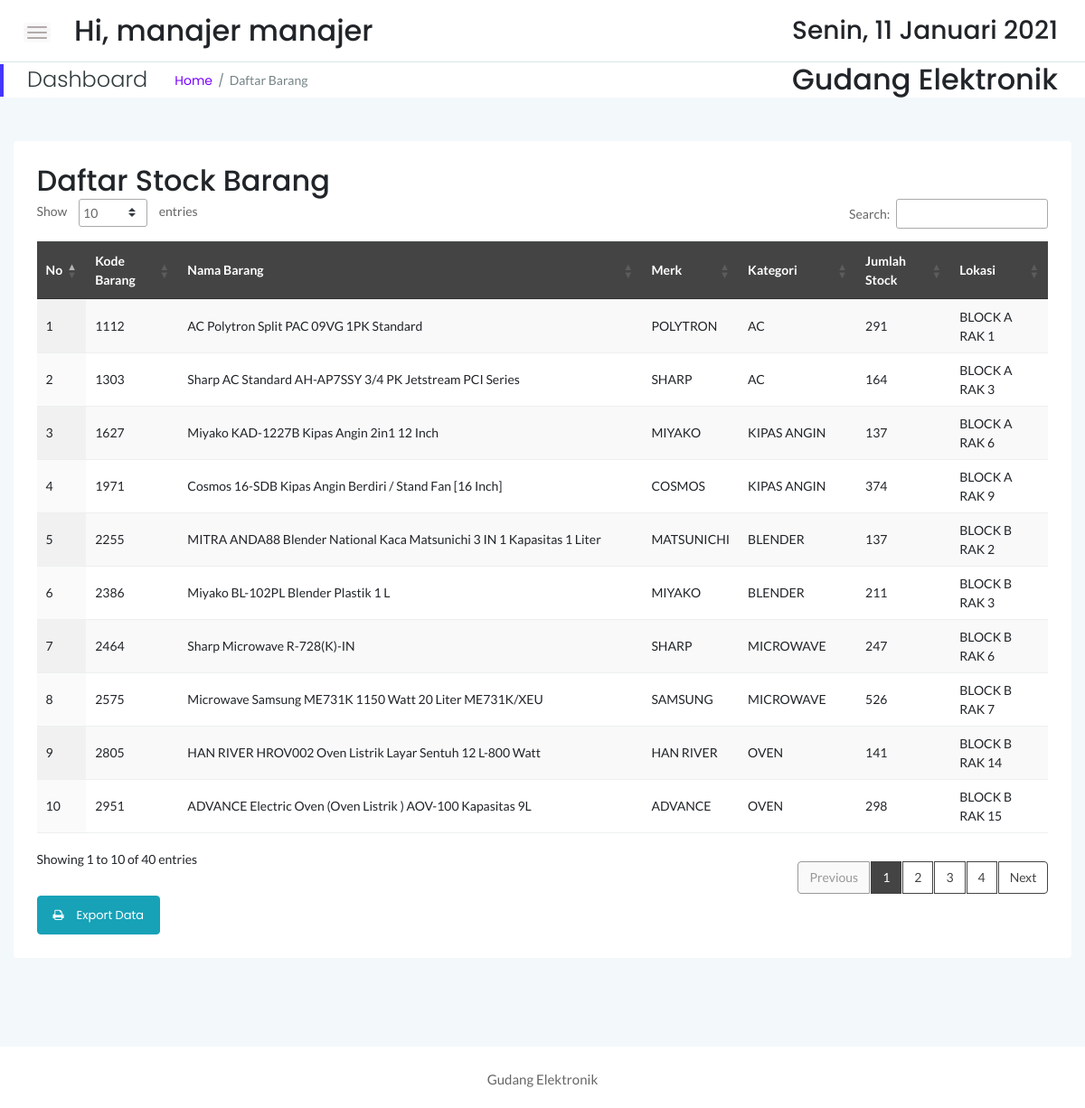
Page /manajer/stock.php (signed in) on the committed database.
### tables this page shows
CREATE TABLE `stok_barang` (
  `kode_barang` int(11) NOT NULL,
  `nama_barang` varchar(100) DEFAULT NULL,
  `merk_barang` varchar(100) DEFAULT NULL,
  `id_kategori` int(10) DEFAULT NULL,
  `jumlah_stok` int(11) DEFAULT NULL,
  `id_lokasi` int(10) DEFAULT NULL,
  `image` varchar(100) NOT NULL
);

CREATE TABLE `detail_kategori` (
  `id_kategori` int(10) UNSIGNED NOT NULL,
  `content` varchar(50) DEFAULT NULL
);

CREATE TABLE `detail_lokasi` (
  `id_lokasi` int(10) UNSIGNED NOT NULL,
  `id_kategori` int(10) UNSIGNED NOT NULL,
  `keterangan_lokasi` varchar(50) DEFAULT NULL
);

### conn.php (called while the page is built, shortened)
<?php
function connection() {
   $dbServer = 'localhost';
   $dbUser = 'root';
   $dbPass = '';
   $dbName = "gudang";
   $conn = mysqli_connect($dbServer, $dbUser, $dbPass);
   mysqli_select_db($conn,$dbName);
   return $conn;
}

### manajer/stock.php (the view, shortened to what this page needs)
<!doctype html>
<html class="no-js" lang="en">
<?php
    include '../conn.php';
	?>
<head>
    <link rel="stylesheet" href="../assets/css/bootstrap.min.css">
    <link rel="stylesheet" href="../assets/css/font-awesome.min.css">
    <link rel="stylesheet" href="../assets/css/themify-icons.css">
    <link rel="stylesheet" href="../assets/css/metisMenu.css">
    <link rel="stylesheet" href="../assets/css/owl.carousel.min.css">
    <link rel="stylesheet" href="../assets/css/slicknav.min.css">
    <link rel="stylesheet" href="https://www.amcharts.com/lib/3/plugins/export/export.css" type="text/css" media="all" />
	<link rel="stylesheet" type="text/css" href="https://cdn.datatables.net/1.10.19/css/jquery.dataTables.min.css">
    <link rel="stylesheet" type="text/css" href="https://cdn.datatables.net/1.10.19/css/jquery.dataTables.css">
    <link rel="stylesheet" type="text/css" href="https://cdn.datatables.net/1.10.18/css/dataTables.bootstrap4.min.css">
    <link rel="stylesheet" type="text/css" href="https://cdn.datatables.net/responsive/2.2.3/css/responsive.bootstrap.min.css">
    <link rel="stylesheet" type="text/css" href="https://cdn.datatables.net/responsive/2.2.3/css/responsive.jqueryui.min.css">
	<link rel="stylesheet" type="text/css" href="https://cdn.datatables.net/buttons/1.5.2/css/buttons.dataTables.min.css">
    <link rel="stylesheet" href="../assets/css/typography.css">
    <link rel="stylesheet" href="../assets/css/default-css.css">
    <link rel="stylesheet" href="../assets/css/styles.css">
    <link rel="stylesheet" href="../assets/css/responsive.css">
</head>
<body>
    <div class="page-container">
        <div class="main-content">
            <div class="header-area">
                <div class="row align-items-center">
                    <div class="col-md-6 col-sm-8 clearfix">
                        <div class="nav-btn pull-left">
                            <span></span>
                            <span></span>
                            <span></span>
                        </div>
                        <div class="search-box pull-left">
                            <form action="#">
                                <h2>Hi, <?=$_SESSION['role'];?> <?=$_SESSION['username'];?></h2>
                            </form>
                        </div>
                    </div>
                    <div class="col-md-6 col-sm-4 clearfix">
                        <ul class="notification-area pull-right">
                            <li><h3><div class="date">
						</b></div></h3>
						</li>
                        </ul>
                    </div>
                </div>
            </div>
            <div class="page-title-area">
                <div class="row align-items-center">
                    <div class="col-sm-6">
                        <div class="breadcrumbs-area clearfix">
                            <h4 class="page-title pull-left">Dashboard</h4>
                            <ul class="breadcrumbs pull-left">
                                <li><a href="index.php">Home</a></li>
                                <li><span>Daftar Barang</span></li>
                            </ul>
                        </div>
                    </div>
                    <div class="col-sm-6 clearfix">
                        <h2 style="text-align : right">Gudang Elektronik</h2>
                    </div>
                </div>
            </div>
            <div class="main-content-inner">
                <div class="row mt-5 mb-5">
                    <div class="col-12">
                        <div class="card">
                            <div class="card-body">
                                <div class="d-sm-flex justify-content-between align-items-center">
									<h2>Daftar Stock Barang</h2>
								</div>
                                    <div class="data-tables datatable-dark">
										 <table id="dataTable3" class="display" style="width:100%"><thead class="thead-dark">
											<tr>
                                                <th>No</th>
                                                <th>Kode Barang</th>
												<th>Nama Barang</th>
                                                <th>Merk</th>
												<th>Kategori</th>
												<th>Jumlah Stock</th>
                                                <th>Lokasi</th>
											</tr></thead><tbody>
											<?php
                                                $sql = "SELECT * FROM stok_barang";
                                                $result = connection()->query($sql);
                                                $no=1;
                                                if ($result->num_rows > 0) {
                                                    while($row = $result->fetch_assoc()) {
                                            ?>
												<tr>
                                                    <td><?php echo $no++ ?></td>
                                                    <td><?php echo $row['kode_barang']?></td>
                                                    <td><?php echo $row['nama_barang']?></td>
                                                    <td><?php echo $row['merk_barang']?></td>
                                                    <td><?php echo mysqli_fetch_array(mysqli_query(connection(),"select content from detail_kategori where id_kategori=".$row['id_kategori']))[0] ?></td>
                                                    <td><?php echo $row['jumlah_stok']?></td>
                                                    <td><?php echo mysqli_fetch_array(mysqli_query(connection(),"select keterangan_lokasi from detail_lokasi where id_lokasi=".$row['id_lokasi']))[0] ?></td>
                                                </tr>
                                            <?php
                                                }
                                                }
                                                else {
                                                    echo "0 results";
                                                }
                                            ?>
										</tbody>
										</table>
                                    </div>
									<a href="exportstkbhn.php" target="_blank" class="btn btn-info"><i class="fa fa-print"></i>&nbsp &nbsp Export Data</a>
                                </div>
                            </div>
                        </div>
                    </div>
                </div>
            </div>
        </div>
        <footer>
            <div class="footer-area">
                <p>Gudang Elektronik</p>
            </div>
        </footer>
</body>
</html>

### assets/css/styles.css (style rules this page uses)
.page-container { width: 100%; height: 100%; min-height: 100vh; padding-left: 280px; -webkit-transition: padding-left 0.3s ease 0s; transition: padding-left 0.3s ease 0s; }
.card { border: none; border-radius: 4px; background-color: #fff; -webkit-transition: all 0.3s ease 0s; transition: all 0.3s ease 0s; }
.card-body { padding: 25.6px; padding: 1.6rem; }
.main-content { width: 100%; background: #F3F8FB; }
.main-content-inner { padding: 0 30px 50px; }
.header-area { padding: 15px 30px; background: #fff; border-bottom: 1px solid #d8e3e7; }
.nav-btn { margin-right: 30px; margin-top: 10px; cursor: pointer; }
.nav-btn span { display: block; width: 22px; height: 2px; background: #b3aaaa; margin: 4px 0; border-radius: 15px; -webkit-transition: all 0.3s ease 0s; transition: all 0.3s ease 0s; box-shadow: 0 0 0 4px rgba(99, 96, 96, 0.03); }
.search-box form { position: relative; }
.notification-area { -webkit-user-select: none; -moz-user-select: none; -ms-user-select: none; user-select: none; position: relative; z-index: 1; }
.notification-area li { display: inline-block; margin-left: 20px; cursor: pointer; -webkit-user-select: none; -moz-user-select: none; -ms-user-select: none; user-select: none; }
.page-title-area { padding: 0 30px; background: #fff; position: relative; }
.page-title-area:before { content: ''; position: absolute; left: 0; top: 50%; width: 4px; height: 36px; background: var(--primary-color); -webkit-transform: translateY(-50%); transform: translateY(-50%); }
.page-title { font-size: 24px; font-weight: 300; color: #313b3d; letter-spacing: 0; margin-right: 30px; }
ul.breadcrumbs { margin-top: 4px; }
.breadcrumbs li { display: inline-block; }
.breadcrumbs li a, .breadcrumbs li span { display: block; font-size: 14px; font-weight: 400; color: #7801ff; letter-spacing: 0; margin-right: 16px; position: relative; }
.breadcrumbs li a:before { content: '/'; color: #768387; position: absolute; right: -13px; top: 0; }
.breadcrumbs li span { margin-right: 0; color: #768387; text-transform: capitalize; }
.footer-area { text-align: center; padding: 23px 0 19px; background: #fff; }
.footer-area p { color: #676666; margin-bottom: 0; }
.btn { padding: 11px 17px; font-size: 13px; letter-spacing: 0; }
table tr th { border-bottom: none; }
table tr th, table tr td { border-top: 1px solid rgba(120, 130, 140, 0.13) !important; }
table.dataTable.no-footer { border-bottom: 1px solid rgba(120, 130, 140, 0.13) !important; }
table.dataTable thead th, table.dataTable thead td { border-bottom-color: transparent; }
.datatable-dark thead { background: #444; color: #fff; }

### assets/css/responsive.css (style rules this page uses)
@media (min-width: 1200px) and (max-width: 1364px) { .main-content-inner { padding: 0 15px 50px; } }
@media (min-width: 1200px) and (max-width: 1364px) { .page-container, .sbar_collapsed.page-container { padding-left: 0; } }

### rows in the picture
stok_barang: kode_barang "1112", nama_barang "AC Polytron Split PAC 09VG 1PK Standard", merk_barang "POLYTRON", id_kategori.content "AC", jumlah_stok "291", id_lokasi.keterangan_lokasi "BLOCK A RAK 1"
stok_barang: kode_barang "1303", nama_barang "Sharp AC Standard AH-AP7SSY 3/4 PK Jetstream PCI Series", merk_barang "SHARP", id_kategori.content "AC", jumlah_stok "164", id_lokasi.keterangan_lokasi "BLOCK A RAK 3"
stok_barang: kode_barang "1627", nama_barang "Miyako KAD-1227B Kipas Angin 2in1 12 Inch", merk_barang "MIYAKO", id_kategori.content "KIPAS ANGIN", jumlah_stok "137", id_lokasi.keterangan_lokasi "BLOCK A RAK 6"
stok_barang: kode_barang "1971", nama_barang "Cosmos 16-SDB Kipas Angin Berdiri / Stand Fan [16 Inch]", merk_barang "COSMOS", id_kategori.content "KIPAS ANGIN", jumlah_stok "374", id_lokasi.keterangan_lokasi "BLOCK A RAK 9"
stok_barang: kode_barang "2255", nama_barang "MITRA ANDA88 Blender National Kaca Matsunichi 3 IN 1 Kapasitas 1 Liter", merk_barang "MATSUNICHI", id_kategori.content "BLENDER", jumlah_stok "137", id_lokasi.keterangan_lokasi "BLOCK B RAK 2"
stok_barang: kode_barang "2386", nama_barang "Miyako BL-102PL Blender Plastik 1 L", merk_barang "MIYAKO", id_kategori.content "BLENDER", jumlah_stok "211", id_lokasi.keterangan_lokasi "BLOCK B RAK 3"
stok_barang: kode_barang "2464", nama_barang "Sharp Microwave R-728(K)-IN", merk_barang "SHARP", id_kategori.content "MICROWAVE", jumlah_stok "247", id_lokasi.keterangan_lokasi "BLOCK B RAK 6"
stok_barang: kode_barang "2575", nama_barang "Microwave Samsung ME731K 1150 Watt 20 Liter ME731K/XEU", merk_barang "SAMSUNG", id_kategori.content "MICROWAVE", jumlah_stok "526", id_lokasi.keterangan_lokasi "BLOCK B RAK 7"
stok_barang: kode_barang "2805", nama_barang "HAN RIVER HROV002 Oven Listrik Layar Sentuh 12 L-800 Watt", merk_barang "HAN RIVER", id_kategori.content "OVEN", jumlah_stok "141", id_lokasi.keterangan_lokasi "BLOCK B RAK 14"
stok_barang: kode_barang "2951", nama_barang "ADVANCE Electric Oven (Oven Listrik ) AOV-100 Kapasitas 9L", merk_barang "ADVANCE", id_kategori.content "OVEN", jumlah_stok "298", id_lokasi.keterangan_lokasi "BLOCK B RAK 15"

### other values in the picture
$_SESSION['role'] "manajer"
$_SESSION['username'] "manajer"
